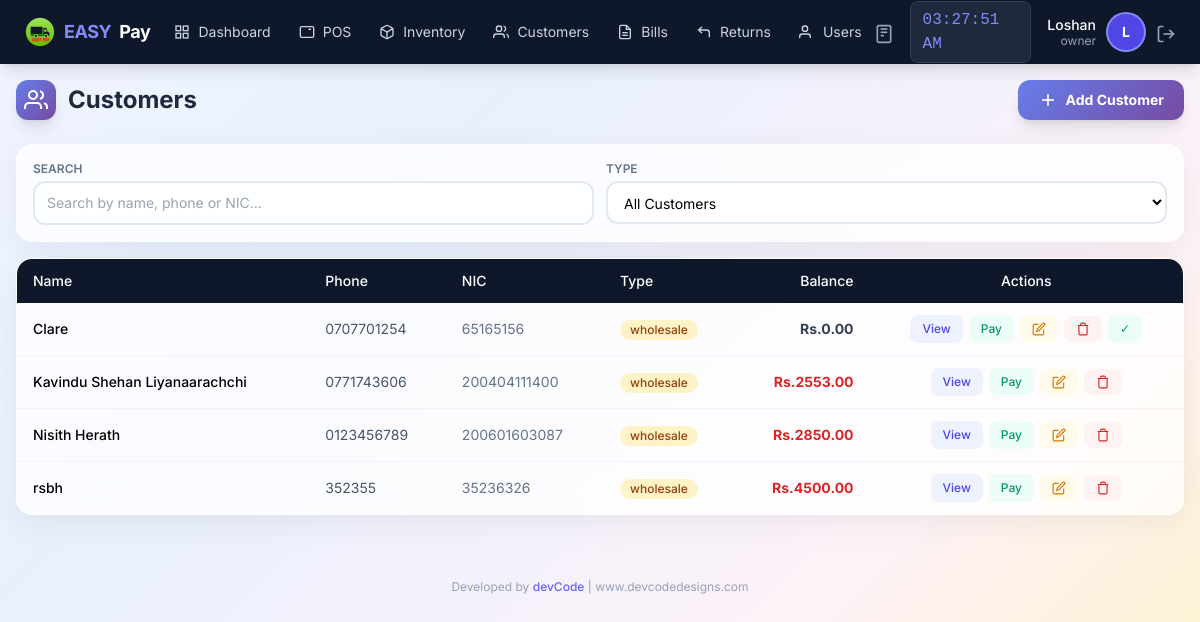
/customer/list (signed in), run on an earlier commit of the app's database.
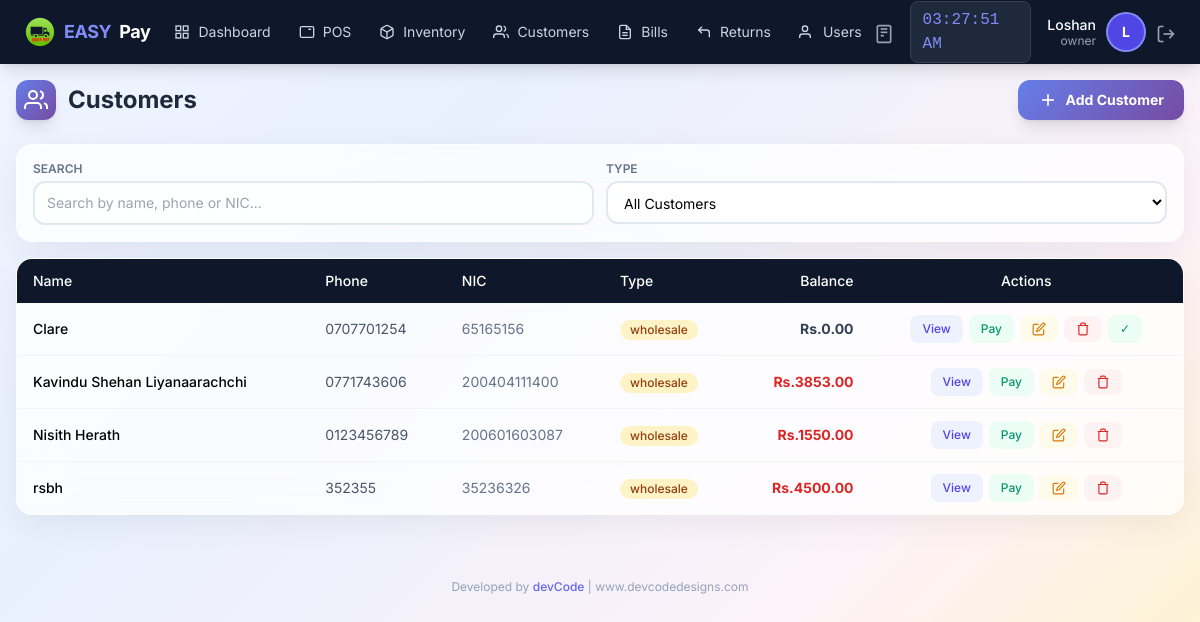
And on a later commit of the database.
### app/models/user.py (models this page shows, shortened)
class User(UserMixin, db.Model):
    __tablename__ = 'users'
    id = db.Column(db.Integer, primary_key=True)
    username = db.Column(db.String(50), unique=True, nullable=False)
    email = db.Column(db.String(120), unique=True, nullable=False)
    password_hash = db.Column(db.String(255), nullable=False)
    role = db.Column(db.String(20), default='staff')  # owner, manager, staff
    is_active = db.Column(db.Boolean, default=True)
    created_at = db.Column(db.DateTime, default=datetime.now)
    last_login = db.Column(db.DateTime)
    orders = db.relationship('Order', backref='cashier_rel', lazy=True, foreign_keys='Order.user_id')

### app/models/customer.py (models this page shows, shortened)
class Customer(db.Model):
    __tablename__ = 'customers'
    id = db.Column(db.Integer, primary_key=True)
    name = db.Column(db.String(100), nullable=False)
    phone = db.Column(db.String(20), unique=True, nullable=False)
    email = db.Column(db.String(120))
    address = db.Column(db.Text)
    nic = db.Column(db.String(20), unique=True, nullable=False)  # National ID Card - mandatory & unique
    customer_type = db.Column(db.String(20), default='retail')
    balance = db.Column(db.Float, default=0.0)
    total_purchases = db.Column(db.Float, default=0.0)
    total_paid = db.Column(db.Float, default=0.0)
    is_active = db.Column(db.Boolean, default=True)
    notes = db.Column(db.Text)
    created_at = db.Column(db.DateTime, default=datetime.now)
    updated_at = db.Column(db.DateTime, default=datetime.now, onupdate=datetime.now)
    orders = db.relationship('Order', backref='customer_rel', lazy=True)
    payments = db.relationship('Payment', backref='customer_rel', lazy=True)

### app/routes/customer.py (the view)
@customer_bp.route('/list')
@login_required
def list_customers():
    customers = Customer.query.filter_by(is_active=True).order_by(Customer.customer_type, Customer.name).all()
    return render_template('customer/list.html', customers=customers)

### app/templates/customer/list.html (shortened to what this page needs)
{% extends "base.html" %}
{% block content %}
<div class="max-w-7xl mx-auto px-2 sm:px-4 py-3 sm:py-4">
    <div class="flex flex-col sm:flex-row justify-between items-start sm:items-center gap-2 sm:gap-3 mb-4 sm:mb-6">
        <h1 class="text-lg sm:text-2xl font-bold text-slate-800 flex items-center gap-2 sm:gap-3">
            <span class="w-8 h-8 sm:w-10 sm:h-10 gradient-indigo rounded-lg sm:rounded-xl flex items-center justify-center shadow-lg flex-shrink-0">
                <svg class="w-4 h-4 sm:w-6 sm:h-6 text-white" viewBox="0 0 24 24" fill="none" stroke="currentColor" stroke-width="2">
                    <path d="M17 21v-2a4 4 0 0 0-4-4H5a4 4 0 0 0-4 4v2"></path>
                    <circle cx="9" cy="7" r="4"></circle>
                    <path d="M23 21v-2a4 4 0 0 0-3-3.87"></path>
                    <path d="M16 3.13a4 4 0 0 1 0 7.75"></path>
                </svg>
            </span>
            <span class="xs:hidden">Customers</span>
        </h1>
        <button onclick="showAddCustomer()" class="gradient-indigo text-white px-3 sm:px-5 py-2 sm:py-2.5 rounded-xl font-bold hover:opacity-90 transition flex items-center gap-1.5 sm:gap-2 shadow-lg text-xs sm:text-sm w-full sm:w-auto justify-center">
            <svg class="w-4 h-4 sm:w-5 sm:h-5" viewBox="0 0 24 24" fill="none" stroke="currentColor" stroke-width="2">
                <line x1="12" y1="5" x2="12" y2="19"></line>
                <line x1="5" y1="12" x2="19" y2="12"></line>
            </svg>
            Add Customer
        </button>
    </div>
    <div class="glass-card rounded-xl sm:rounded-2xl p-3 sm:p-4 mb-3 sm:mb-4">
        <div class="grid grid-cols-1 sm:grid-cols-2 gap-2 sm:gap-3">
            <div>
                <label class="block text-[10px] sm:text-xs font-semibold text-slate-500 uppercase mb-1">Search</label>
                <input type="text" id="custSearch" class="w-full border-2 border-slate-200 rounded-lg sm:rounded-xl px-2 sm:px-3 py-1.5 sm:py-2.5 text-xs sm:text-sm bg-white/80 focus:border-indigo-400 focus:outline-none"
                       placeholder="Search by name, phone or NIC..." onkeyup="filterTable()">
            </div>
            <div>
                <label class="block text-[10px] sm:text-xs font-semibold text-slate-500 uppercase mb-1">Type</label>
                <select id="typeFilter" class="w-full border-2 border-slate-200 rounded-lg sm:rounded-xl px-2 sm:px-3 py-1.5 sm:py-2.5 text-xs sm:text-sm bg-white/80 focus:border-indigo-400 focus:outline-none" onchange="filterTable()">
                    <option value="all">All Customers</option>
                </select>
            </div>
        </div>
    </div>
    <div class="hidden lg:block glass-card rounded-2xl overflow-hidden">
        <div class="overflow-x-auto">
            <table class="w-full text-sm" id="custTable">
                <thead>
                    <tr class="bg-slate-900 text-white">
                        <th class="px-4 py-3 text-left font-medium">Name</th>
                        <th class="px-4 py-3 text-left font-medium">Phone</th>
                        <th class="px-4 py-3 text-left font-medium">NIC</th>
                        <th class="px-4 py-3 text-left font-medium">Type</th>
                        <th class="px-4 py-3 text-right font-medium">Balance</th>
                        <th class="px-4 py-3 text-center font-medium">Actions</th>
                    </tr>
                </thead>
                <tbody class="divide-y divide-slate-100">
                    {% for customer in customers %}
                    <tr class="hover:bg-slate-50 transition customer-row" data-type="{{ customer.customer_type }}">
                        <td class="px-4 py-3 font-medium">{{ customer.name }}</td>
                        <td class="px-4 py-3 text-slate-600">{{ customer.phone }}</td>
                        <td class="px-4 py-3 text-slate-500">{{ customer.nic or '-' }}</td>
                        <td class="px-4 py-3">
                            <span class="inline-flex items-center px-2.5 py-0.5 rounded-full text-xs font-medium {{ 'bg-amber-100 text-amber-800' if customer.customer_type == 'wholesale' else 'bg-blue-100 text-blue-800' }}">
                                {{ customer.customer_type }}
                            </span>
                        </td>
                        <td class="px-4 py-3 text-right font-bold {{ 'text-red-600' if customer.balance > 0 else 'text-slate-700' }}">Rs.{{ "%.2f"|format(customer.balance) }}</td>
                        <td class="px-4 py-3">
                            <div class="flex items-center justify-center gap-1.5">
                                <button onclick="viewCustomer({{ customer.id }})" class="px-3 py-1.5 bg-indigo-50 text-indigo-600 text-xs font-medium rounded-lg hover:bg-indigo-100">View</button>
                                <button onclick="showPayment({{ customer.id }}, '{{ customer.name }}', {{ customer.balance }})" class="px-3 py-1.5 bg-emerald-50 text-emerald-600 text-xs font-medium rounded-lg hover:bg-emerald-100">Pay</button>
                                {% if current_user.role in ['owner','manager'] %}
                                <button onclick="editCustomer({{ customer.id }})" class="px-3 py-1.5 bg-amber-50 text-amber-600 text-xs font-medium rounded-lg hover:bg-amber-100">
                                    <svg class="w-3.5 h-3.5" viewBox="0 0 24 24" fill="none" stroke="currentColor" stroke-width="2"><path d="M11 4H4a2 2 0 0 0-2 2v14a2 2 0 0 0 2 2h14a2 2 0 0 0 2-2v-7"></path><path d="M18.5 2.5a2.121 2.121 0 0 1 3 3L12 15l-4 1 1-4 9.5-9.5z"></path></svg>
                                </button>
                                {% endif %}
                                {% if current_user.role in ['owner','manager'] %}
                                <button onclick="confirmDelete({{ customer.id }}, '{{ customer.name }}')" class="px-3 py-1.5 bg-red-50 text-red-600 text-xs font-medium rounded-lg hover:bg-red-100">
                                    <svg class="w-3.5 h-3.5" viewBox="0 0 24 24" fill="none" stroke="currentColor" stroke-width="2"><polyline points="3 6 5 6 21 6"></polyline><path d="M19 6v14a2 2 0 0 1-2 2H7a2 2 0 0 1-2-2V6m3 0V4a2 2 0 0 1 2-2h4a2 2 0 0 1 2 2v2"></path></svg>
                                </button>
                                {% if customer.balance == 0 %}
                                <button onclick="confirmSettle({{ customer.id }}, '{{ customer.name }}')" class="px-3 py-1.5 bg-emerald-50 text-emerald-600 text-xs font-medium rounded-lg hover:bg-emerald-100" title="Settle pending orders">✓</button>
                                {% endif %}
                                {% endif %}
                            </div>
                        </td>
                    </tr>
                    {% else %}
                    <tr><td colspan="6" class="px-4 py-8 text-center text-slate-400">No customers found</td></tr>
                    {% endfor %}
                </tbody>
            </table>
        </div>
    </div>
</div>
{% endblock %}

### app/templates/base.html (shortened to what this page needs)
<!DOCTYPE html>
<html lang="en">
<head>
    <script src="https://cdn.tailwindcss.com"></script>
</head>
<body class="bg-slate-100 min-h-screen">
    <nav class="bg-slate-900 text-white shadow-lg fixed top-0 left-0 right-0 z-50">
        <div class="flex justify-between items-center px-4 lg:px-6 h-16">
            <div class="flex items-center gap-6">
                <a href="{{ url_for('pos.dashboard') }}" class="flex items-center gap-2 text-lg font-bold tracking-tight">
                    <img src="{{ url_for('static', filename='img/easypay-logo.png') }}"
                        alt="EASY PAY"
                        class="w-8 h-8 object-contain">
                    <span class="text-indigo-400">EASY</span>Pay
                </a>
                {% if current_user.is_authenticated %}
                <div class="hidden lg:flex items-center gap-1 ml-4">
                    <a href="{{ url_for('pos.dashboard') }}" class="nav-link px-3 py-2 text-sm text-slate-300 hover:text-white flex items-center gap-2">
                        <svg class="icon-sm" viewBox="0 0 24 24" fill="none" stroke="currentColor" stroke-width="2">
                            <rect x="3" y="3" width="7" height="7"></rect><rect x="14" y="3" width="7" height="7"></rect>
                            <rect x="14" y="14" width="7" height="7"></rect><rect x="3" y="14" width="7" height="7"></rect>
                        </svg>
                        Dashboard
                    </a>
                    <a href="{{ url_for('pos.terminal') }}" class="nav-link px-3 py-2 text-sm text-slate-300 hover:text-white flex items-center gap-2">
                        <svg class="icon-sm" viewBox="0 0 24 24" fill="none" stroke="currentColor" stroke-width="2">
                            <rect x="2" y="4" width="20" height="16" rx="2"></rect>
                            <line x1="6" y1="8" x2="6" y2="8"></line><line x1="10" y1="8" x2="10" y2="8"></line>
                            <line x1="14" y1="8" x2="18" y2="8"></line>
                        </svg>
                        POS
                    </a>
                    {% if current_user.role in ['owner','manager','reviewer'] %}
                    <a href="{{ url_for('inventory.manage') }}" class="nav-link px-3 py-2 text-sm text-slate-300 hover:text-white flex items-center gap-2">
                        Inventory
                    </a>
                    {% endif %}
                    <a href="{{ url_for('customer.list_customers') }}" class="nav-link px-3 py-2 text-sm text-slate-300 hover:text-white flex items-center gap-2">
                        <svg class="icon-sm" viewBox="0 0 24 24" fill="none" stroke="currentColor" stroke-width="2">
                            <path d="M17 21v-2a4 4 0 0 0-4-4H5a4 4 0 0 0-4 4v2"></path>
                            <circle cx="9" cy="7" r="4"></circle>
                            <path d="M23 21v-2a4 4 0 0 0-3-3.87"></path>
                            <path d="M16 3.13a4 4 0 0 1 0 7.75"></path>
                        </svg>
                        Customers
                    </a>
                    <a href="{{ url_for('pos.bills') }}" class="nav-link px-3 py-2 text-sm text-slate-300 hover:text-white flex items-center gap-2">
                        <svg class="icon-sm" viewBox="0 0 24 24" fill="none" stroke="currentColor" stroke-width="2">
                            <path d="M14 2H6a2 2 0 0 0-2 2v16a2 2 0 0 0 2 2h12a2 2 0 0 0 2-2V8z"></path>
                            <polyline points="14 2 14 8 20 8"></polyline>
                            <line x1="16" y1="13" x2="8" y2="13"></line><line x1="16" y1="17" x2="8" y2="17"></line>
                        </svg>
                        Bills
                    </a>
                    <a href="{{ url_for('pos.returns') }}" class="nav-link px-3 py-2 text-sm text-slate-300 hover:text-white flex items-center gap-2">
                        <svg class="icon-sm" viewBox="0 0 24 24" fill="none" stroke="currentColor" stroke-width="2">
                            <polyline points="9 14 4 9 9 4"></polyline>
                            <path d="M20 20v-7a4 4 0 0 0-4-4H4"></path>
                        </svg>
                        Returns
                    </a>
                    {% if current_user.role in ['owner','reviewer'] %}
                    <a href="{{ url_for('auth.manage_users') }}" class="nav-link px-3 py-2 text-sm text-slate-300 hover:text-white flex items-center gap-2">
                        <svg class="icon-sm" viewBox="0 0 24 24" fill="none" stroke="currentColor" stroke-width="2">
                            <path d="M17 21v-2a4 4 0 0 0-4-4H5a4 4 0 0 0-4 4v2"></path>
                            <circle cx="9" cy="7" r="4"></circle>
                        </svg>
                        Users
                    </a>
                    {% endif %}
                </div>
                {% endif %}
            </div>
            {% if current_user.is_authenticated %}
            <div class="flex items-center gap-4">
                <a href="calc:" class="text-slate-400 hover:text-indigo-400 transition" title="Calculator">
                    <svg class="icon" viewBox="0 0 24 24" fill="none" stroke="currentColor" stroke-width="2">
                        <rect x="4" y="2" width="16" height="20" rx="2"></rect>
                        <line x1="8" y1="6" x2="16" y2="6"></line>
                        <line x1="8" y1="10" x2="16" y2="10"></line>
                        <line x1="8" y1="14" x2="12" y2="14"></line>
                    </svg>
                </a>
                <span id="liveClock" class="hidden sm:block text-base font-mono bg-slate-800 px-3 py-1.5 rounded-lg text-indigo-400 border border-slate-700"></span>
                <div class="flex items-center gap-3">
                    <div class="hidden sm:block text-right">
                        <p class="text-sm font-medium leading-tight">{{ current_user.username|capitalize }}</p>
                        <p class="text-xs text-slate-400 leading-tight">{{ current_user.role }}</p>
                    </div>
                    <div class="w-9 h-9 bg-indigo-600 rounded-full flex items-center justify-center text-sm font-bold ring-2 ring-indigo-400">
                        {{ current_user.username[0]|upper }}
                    </div>
                    <a href="{{ url_for('auth.logout') }}" class="text-slate-400 hover:text-red-400 transition" title="Logout">
                        <svg class="icon" viewBox="0 0 24 24" fill="none" stroke="currentColor" stroke-width="2">
                            <path d="M9 21H5a2 2 0 0 1-2-2V5a2 2 0 0 1 2-2h4"></path>
                            <polyline points="16 17 21 12 16 7"></polyline>
                            <line x1="21" y1="12" x2="9" y2="12"></line>
                        </svg>
                    </a>
                </div>
            </div>
            {% endif %}
        </div>
    </nav>
    <div class="pt-16 pb-20 lg:pb-4">
        {% block content %}{% endblock %}
        <footer class="max-w-7xl mx-auto px-4 py-4 text-center text-xs text-slate-400 mt-8">
            Developed by <a href="https://www.devcodedesigns.com" target="_blank" class="text-indigo-500 hover:text-indigo-700 font-medium">devCode</a> | www.devcodedesigns.com
        </footer>
    </div>
</body>
</html>

What changed in the data, as far as the page shows it:
changed Customer "Kavindu Shehan Liyanaarachchi": balance "2553.00" → "3853.00"
changed Customer "Nisith Herath": balance "2850.00" → "1550.00"
